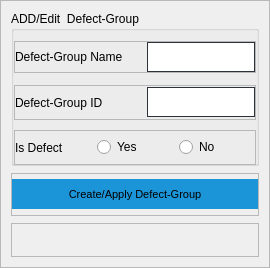
                              <widget class="QFrame" name="frame_add_defect_3">
                               <property name="minimumSize">
                                <size>
                                 <width>270</width>
                                 <height>0</height>
                                </size>
                               </property>
                               <property name="maximumSize">
                                <size>
                                 <width>0</width>
                                 <height>16777215</height>
                                </size>
                               </property>
                               <property name="frameShape">
                                <enum>QFrame::StyledPanel</enum>
                               </property>
                               <property name="frameShadow">
                                <enum>QFrame::Sunken</enum>
                               </property>
                               <property name="lineWidth">
                                <number>7</number>
                               </property>
                               <property name="midLineWidth">
                                <number>4</number>
                               </property>
                               <layout class="QVBoxLayout" name="verticalLayout_93">
                                <property name="spacing">
                                 <number>7</number>
                                </property>
                                <property name="leftMargin">
                                 <number>10</number>
                                </property>
                                <property name="topMargin">
                                 <number>10</number>
                                </property>
                                <property name="rightMargin">
                                 <number>10</number>
                                </property>
                                <property name="bottomMargin">
                                 <number>10</number>
                                </property>
                                <item alignment="Qt::AlignTop">
                                 <widget class="QGroupBox" name="groupBox_8">
                                  <property name="title">
                                   <string>ADD/Edit  Defect-Group</string>
                                  </property>
                                  <layout class="QVBoxLayout" name="verticalLayout_96">
                                   <property name="spacing">
                                    <number>10</number>
                                   </property>
                                   <property name="leftMargin">
                                    <number>0</number>
                                   </property>
                                   <property name="topMargin">
                                    <number>10</number>
                                   </property>
                                   <property name="rightMargin">
                                    <number>0</number>
                                   </property>
                                   <property name="bottomMargin">
                                    <number>0</number>
                                   </property>
                                   <item>
                                    <widget class="QFrame" name="frame_130">
                                     <property name="maximumSize">
                                      <size>
                                       <width>16777215</width>
                                       <height>35</height>
                                      </size>
                                     </property>
                                     <property name="frameShape">
                                      <enum>QFrame::StyledPanel</enum>
                                     </property>
                                     <property name="frameShadow">
                                      <enum>QFrame::Raised</enum>
                                     </property>
                                     <layout class="QHBoxLayout" name="horizontalLayout_98">
                                      <property name="spacing">
                                       <number>0</number>
                                      </property>
                                      <property name="leftMargin">
                                       <number>0</number>
                                      </property>
                                      <property name="topMargin">
                                       <number>0</number>
                                      </property>
                                      <property name="rightMargin">
                                       <number>0</number>
                                      </property>
                                      <property name="bottomMargin">
                                       <number>0</number>
                                      </property>
                                      <item>
                                       <widget class="QLabel" name="label_115">
                                        <property name="minimumSize">
                                         <size>
                                          <width>4</width>
                                          <height>0</height>
                                         </size>
                                        </property>
                                        <property name="text">
                                         <string>Defect-Group Name</string>
                                        </property>
                                       </widget>
                                      </item>
                                      <item alignment="Qt::AlignRight">
                                       <widget class="QLineEdit" name="defect_group_name_lineedit">
                                        <property name="minimumSize">
                                         <size>
                                          <width>0</width>
                                          <height>30</height>
                                         </size>
                                        </property>
                                        <property name="styleSheet">
                                         <string notr="true">QLineEdit{
border-radius: 0px;
border: 1px solid rgb(44, 49, 58);
}

QLineEdit:disabled {
border: 1px solid #CDCDCE;
}</string>
                                        </property>
                                       </widget>
                                      </item>
                                     </layout>
                                    </widget>
                                   </item>
                                   <item>
                                    <widget class="QFrame" name="frame_132">
                                     <property name="minimumSize">
                                      <size>
                                       <width>0</width>
                                       <height>35</height>
                                      </size>
                                     </property>
                                     <property name="maximumSize">
                                      <size>
                                       <width>16777215</width>
                                       <height>30</height>
                                      </size>
                                     </property>
                                     <property name="frameShape">
                                      <enum>QFrame::StyledPanel</enum>
                                     </property>
                                     <property name="frameShadow">
                                      <enum>QFrame::Raised</enum>
                                     </property>
                                     <layout class="QHBoxLayout" name="horizontalLayout_103">
                                      <property name="leftMargin">
                                       <number>0</number>
                                      </property>
                                      <property name="topMargin">
                                       <number>0</number>
                                      </property>
                                      <property name="rightMargin">
                                       <number>0</number>
                                      </property>
                                      <property name="bottomMargin">
                                       <number>0</number>
                                      </property>
                                      <item>
                                       <widget class="QLabel" name="label_117">
                                        <property name="minimumSize">
                                         <size>
                                          <width>4</width>
                                          <height>0</height>
                                         </size>
                                        </property>
                                        <property name="text">
                                         <string>Defect-Group ID</string>
                                        </property>
                                       </widget>
                                      </item>
                                      <item alignment="Qt::AlignRight">
                                       <widget class="QLineEdit" name="defect_group_id_lineedit">
                                        <property name="minimumSize">
                                         <size>
                                          <width>0</width>
                                          <height>30</height>
                                         </size>
                                        </property>
                                        <property name="styleSheet">
                                         <string notr="true">QLineEdit{
border-radius: 0px;
border: 1px solid rgb(44, 49, 58);
}

QLineEdit:disabled {
border: 1px solid #CDCDCE;
}</string>
                                        </property>
                                        <property name="echoMode">
                                         <enum>QLineEdit::Normal</enum>
                                        </property>
                                       </widget>
                                      </item>
                                     </layout>
                                    </widget>
                                   </item>
                                   <item>
                                    <widget class="QFrame" name="frame_133">
                                     <property name="minimumSize">
                                      <size>
                                       <width>0</width>
                                       <height>35</height>
                                      </size>
                                     </property>
                                     <property name="maximumSize">
                                      <size>
                                       <width>16777215</width>
                                       <height>30</height>
                                      </size>
                                     </property>
                                     <property name="frameShape">
                                      <enum>QFrame::StyledPanel</enum>
                                     </property>
                                     <property name="frameShadow">
                                      <enum>QFrame::Raised</enum>
                                     </property>
                                     <layout class="QHBoxLayout" name="horizontalLayout_104">
                                      <property name="leftMargin">
                                       <number>0</number>
                                      </property>
                                      <property name="topMargin">
                                       <number>0</number>
                                      </property>
                                      <property name="rightMargin">
                                       <number>0</number>
                                      </property>
                                      <property name="bottomMargin">
                                       <number>0</number>
                                      </property>
                                      <item>
                                       <widget class="QLabel" name="label_116">
                                        <property name="minimumSize">
                                         <size>
                                          <width>4</width>
                                          <height>0</height>
                                         </size>
                                        </property>
                                        <property name="text">
                                         <string>Is Defect</string>
                                        </property>
                                       </widget>
                                      </item>
                                      <item>
                                       <widget class="QRadioButton" name="defect_isdefectgroup_spinbox">
                                        <property name="text">
                                         <string>Yes</string>
                                        </property>
                                       </widget>
                                      </item>
                                      <item>
                                       <widget class="QRadioButton" name="defect_notdefectgroup_spinbox">
                                        <property name="text">
                                         <string>No</string>
                                        </property>
                                       </widget>
                                      </item>
                                     </layout>
                                    </widget>
                                   </item>
                                  </layout>
                                 </widget>
                                </item>
                                <item>
                                 <widget class="QFrame" name="frame_137">
                                  <property name="minimumSize">
                                   <size>
                                    <width>0</width>
                                    <height>43</height>
                                   </size>
                                  </property>
                                  <property name="frameShape">
                                   <enum>QFrame::StyledPanel</enum>
                                  </property>
                                  <property name="frameShadow">
                                   <enum>QFrame::Raised</enum>
                                  </property>
                                  <layout class="QHBoxLayout" name="horizontalLayout_109">
                                   <property name="spacing">
                                    <number>0</number>
                                   </property>
                                   <property name="leftMargin">
                                    <number>0</number>
                                   </property>
                                   <property name="topMargin">
                                    <number>0</number>
                                   </property>
                                   <property name="rightMargin">
                                    <number>0</number>
                                   </property>
                                   <property name="bottomMargin">
                                    <number>0</number>
                                   </property>
                                   <item>
                                    <widget class="QPushButton" name="create_defect_group">
                                     <property name="minimumSize">
                                      <size>
                                       <width>0</width>
                                       <height>30</height>
                                      </size>
                                     </property>
                                     <property name="font">
                                      <font>
                                       <pointsize>8</pointsize>
                                       <weight>50</weight>
                                       <bold>false</bold>
                                      </font>
                                     </property>
                                     <property name="cursor">
                                      <cursorShape>PointingHandCursor</cursorShape>
                                     </property>
                                     <property name="styleSheet">
                                      <string notr="true">QPushButton{
background: #1C95D8;
border: Transparent;
}

QPushButton:disabled {
    background-color: #8D8D8D;
}

QPushButton:pressed {
	background-color: rgb(0, 0, 0);
}</string>
                                     </property>
                                     <property name="text">
                                      <string>Create/Apply Defect-Group</string>
                                     </property>
                                    </widget>
                                   </item>
                                  </layout>
                                 </widget>
                                </item>
                                <item>
                                 <widget class="QFrame" name="frame_138">
                                  <property name="minimumSize">
                                   <size>
                                    <width>0</width>
                                    <height>33</height>
                                   </size>
                                  </property>
                                  <property name="frameShape">
                                   <enum>QFrame::StyledPanel</enum>
                                  </property>
                                  <property name="frameShadow">
                                   <enum>QFrame::Raised</enum>
                                  </property>
                                  <layout class="QVBoxLayout" name="verticalLayout_97">
                                   <item alignment="Qt::AlignHCenter">
                                    <widget class="QLabel" name="create_defect_group_message">
                                     <property name="text">
                                      <string/>
                                     </property>
                                    </widget>
                                   </item>
                                  </layout>
                                 </widget>
                                </item>
                               </layout>
                              </widget>
